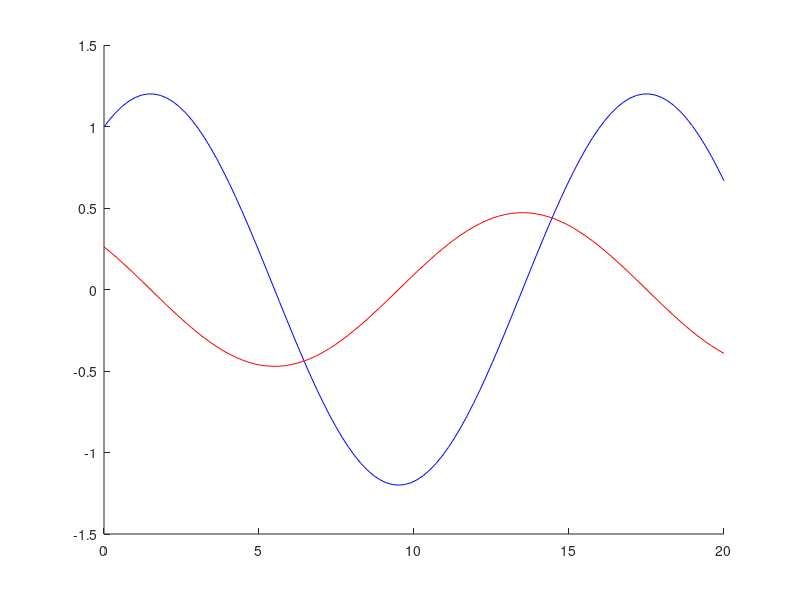

MATLAB code for this plot: (Note: this script raises an error after producing the figure.)
clear
clc
close all

A_hat = 1.2 * (0.8315 - 0.556 * 1i);

omega = (2 * pi) / 16;

t = linspace(0,20,100);

v = real(A_hat * exp(1i * omega * t));

v_dot = real(A_hat * omega * 1i * exp(1i * omega * t));

hold on
plot(t,v,'blue')
plot(t,v_dot,'red')
yline(0)
legend(["${x}$","${\dot{x}}$"],'Interpreter','latex','FontSize',12,'location','southwest')
xlabel('time (ms)')
ylabel('voltage (V)')